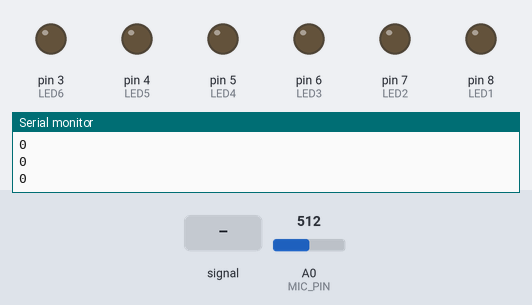
A sketch run on a simulated Arduino Uno, built with avr-gcc and run on an emulated ATmega328P. Parts: output pins drawn as LEDs (lit = HIGH), the last lines printed to the serial monitor. The test bench sets the inputs (shaded band); at power-on: A0 (MIC_PIN) = 512.

Above: at 1.2 s.
1.3 s: A0 (MIC_PIN) fed a 2 Hz sine of ±306 counts around its level
At 1.38 s:
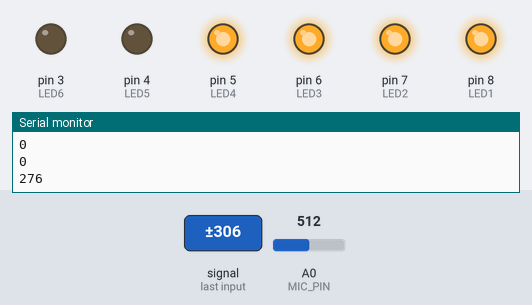
4.3 s: A0 (MIC_PIN) set to 716
At 5.0 s:
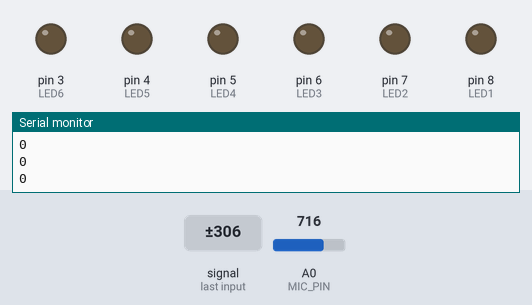
5.9 s: A0 (MIC_PIN) fed a 200 Hz sine of ±255 counts around its level
At 7.1 s:
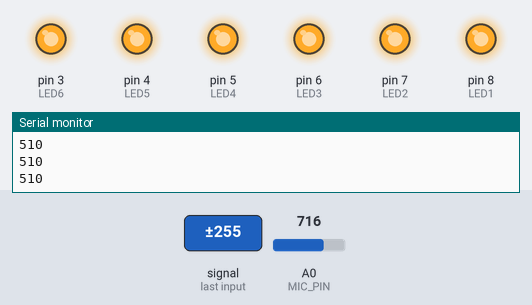
7.4 s: A0 (MIC_PIN) set to 900
At 8.5 s:
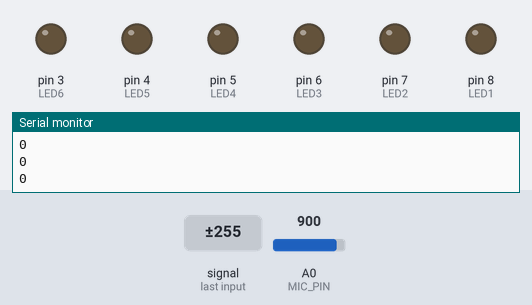
Timing chart, 0 to 10.0 s (numbered marks = the images above; inputs shaded):
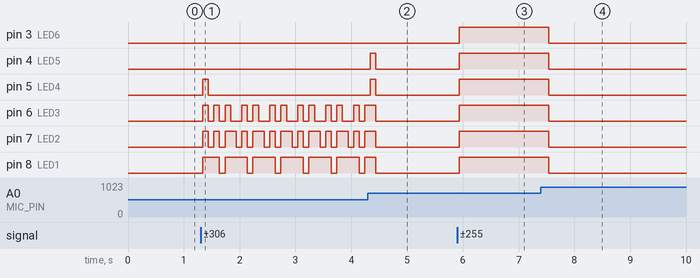

The sketch:

Music-LEDs.ino
```cpp
#define MIC_PIN A0  // Analog pin for MAX4466
#define LED1 8      // LED pins
#define LED2 7
#define LED3 6
#define LED4 5
#define LED5 4
#define LED6 3

void setup() {
  pinMode(MIC_PIN, INPUT);
  pinMode(LED1, OUTPUT);
  pinMode(LED2, OUTPUT);
  pinMode(LED3, OUTPUT);
  pinMode(LED4, OUTPUT);
  pinMode(LED5, OUTPUT);
  pinMode(LED6, OUTPUT);
  Serial.begin(9600);  // For debugging
}

void loop() {
  int minValue = 1023;  // Initialize to max ADC value
  int maxValue = 0;     // Initialize to min ADC value

  // Sample the sound signal for 50ms
  unsigned long startTime = millis();
  while (millis() - startTime < 50) {
    int sample = analogRead(MIC_PIN);

    // Track the minimum and maximum values
    if (sample < minValue) minValue = sample;
    if (sample > maxValue) maxValue = sample;
  }

  // Calculate the amplitude of the sound signal
  int soundAmplitude = maxValue - minValue;
  Serial.println(soundAmplitude);  // Debugging

  // Map amplitude to LED thresholds
  digitalWrite(LED1, soundAmplitude > 50);   // Adjust thresholds as needed
  digitalWrite(LED2, soundAmplitude > 100);
  digitalWrite(LED3, soundAmplitude > 150);
  digitalWrite(LED4, soundAmplitude > 200);
  digitalWrite(LED5, soundAmplitude > 300);
  digitalWrite(LED6, soundAmplitude > 400);

  delay(50);  // Short delay
}
```

Measured:
- after the input at 1.3 s, pin 5 (LED4): LOW → HIGH at once, → LOW 0.10 s later; pin 6 (LED3): LOW → HIGH at once, → LOW 0.10 s later, → HIGH 0.10 s later, → LOW 0.10 s later, … (25 changes in this stretch)
- after the input at 4.3 s, pin 4 (LED5), pin 5 (LED4): LOW → HIGH at once, → LOW 0.10 s later; pin 7 (LED2): goes on until 4.4 s, then stays LOW
- after the input at 5.9 s, pin 3 (LED6), pin 4 (LED5), pin 5 (LED4), pin 6 (LED3), pin 7 (LED2), pin 8 (LED1): LOW → HIGH at once
- after the input at 7.4 s, pin 3 (LED6), pin 4 (LED5), pin 5 (LED4), pin 6 (LED3), pin 7 (LED2), pin 8 (LED1): HIGH → LOW after 0.14 s
